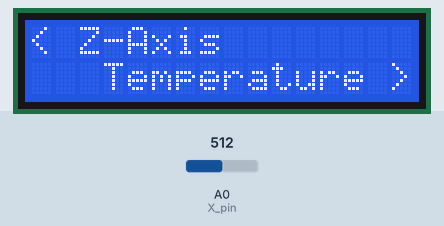
Recording of a sketch running on a simulated Arduino Uno, built with avr-gcc and run on an emulated ATmega328P. Shown: 16×2 character LCD. The inputs (shaded band) are chosen by the test bench; at power-on: A0 (X_pin) = 512.

Above: at 1.2 s.
1.3 s: A0 (X_pin) set to 883
2.8 s: A0 (X_pin) set to 913
At 3.28 s:
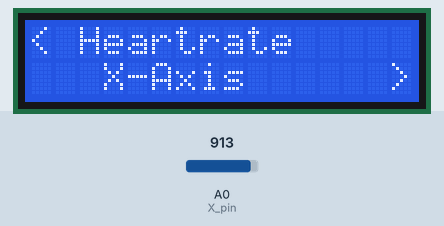
At 5.7 s:
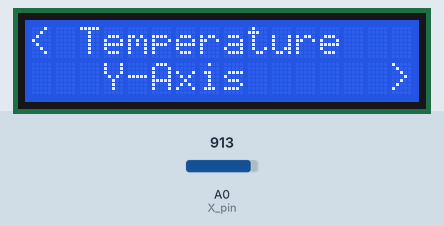
5.8 s: A0 (X_pin) set to 900
7.3 s: A0 (X_pin) set to 1023
At 7.95 s:
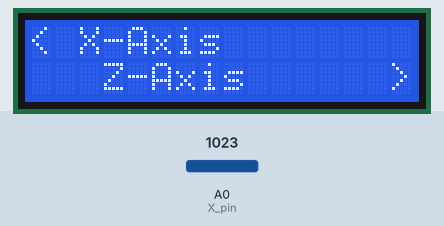
Timing chart, 0 to 10.3 s (numbered marks = the images above; inputs shaded):
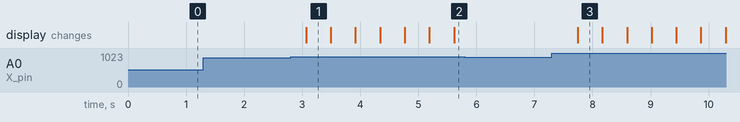

Measured:
- the behaviour switches between 900 and 901 on A0 (X_pin) (found by bisection; images 0 and 1)
- after the input at 1.3 s, every drawn part: stays the same
- after the input at 2.8 s, the display: changes after 0.27 s (image 1)
- after the input at 5.8 s, every drawn part: stays the same
- after the input at 7.3 s, the display: changes after 0.44 s (image 3)
- what the display in image 1 shows lasts 0.4 s, from 3.1 s to 3.5 s

The sketch:

UNO_KEVIN_MENU_JOYSTICK.ino
```cpp
/*UNO-module (VIVES): ontvangen van data van andere arduino via softwarematig aangelegd kanaal op digitale pinnen 10, 11
                      om menu te wijzigen en deze data te splitsen van de seriële data op de USB.
   BELANGRIJK: DIGpin 10 = RX
               DIGpin 11 = TX
               Aansluiting --> pin 10 (uno1) naar pin 11 (uno2)
                               pin 11 (uno1) naar pin 10 (uno2)
               !! Beide uno's op gelijke massa plaatsen !!
  JOYSTICK: aansluiting --> GND - GND
                            5V - 5V
                            VRx - pin 0
  LCD : aansluiting --> GND - GND
  |||I2C communicatie|||Vcc - 5V
                        SDA - SDA
                        SCL - SCL
*/
#include <LiquidCrystal_I2C.h>
#include <Wire.h>
#define I2C_ADDR 0x27
#include <SoftwareSerial.h>

//                         I2C,RS,RW,EN,D4,D5,D6,D7,BL,ACTIVE)
LiquidCrystal_I2C lcd(I2C_ADDR, 2, 1, 0, 4, 5, 6, 7, 3, POSITIVE);

char heartRateMenu [1] = "A";
char tempMenu [1] = "B";
char xMenu [1] = "C";
char yMenu [1] = "D";
char zMenu [1] = "E";
int menuPosition = 0;

SoftwareSerial menuSerial(10, 11); //(RX, TX)

const int X_pin = 0; // analog pin connected to X output

//int xValue = analogRead(X_pin);

void setup()
{
 lcd.begin(16,2);
 //lcd.clear();
 Serial.begin(9600);
 menuSerial.begin(4800);
}

void loop()
{
  int xValue = analogRead(X_pin);

  if (xValue <100)
  {
     menuPosition -= 1;
     if (menuPosition < 0)
     {
        menuPosition = 4;
     }
  } else if (xValue >900)
  {
     menuPosition += 1;
     if (menuPosition > 4)
     {
        menuPosition = 0;
      }
  }

  switch (menuPosition)
  {
    case 0:
      heartrate();
      menuSerial.write(heartRateMenu, 1);
    break;
    case 1:
      temperature();
      menuSerial.write(tempMenu, 1);
    break;
    case 2:
      xAxis();
      menuSerial.write(xMenu, 1);
    break;
    case 3:
      yAxis();
      menuSerial.write(yMenu, 1);
    break;
    default:
      zAxis();
      menuSerial.write(zMenu, 1);
    break;
  }
}

void heartrate()
{
  lcd.clear();
  lcd.setCursor(0, 0);
  lcd.print("< Z-Axis");
  lcd.setCursor(3, 1);
  lcd.print("Temperature");
  lcd.setCursor(15, 1);
  lcd.print(">");
  delay(400);
}
void temperature()
{
  lcd.clear();
  lcd.setCursor(0, 0);
  lcd.print("< Heartrate");
  lcd.setCursor(3, 1);
  lcd.print("X-Axis");
  lcd.setCursor(15, 1);
  lcd.print(">");
  delay(400);
}
void xAxis()
{
  lcd.clear();
  lcd.setCursor(0, 0);
  lcd.print("< Temperature");
  lcd.setCursor(3, 1);
  lcd.print("Y-Axis");
  lcd.setCursor(15, 1);
  lcd.print(">");
  delay(400);
}
void yAxis()
{
  lcd.clear();
  lcd.setCursor(0, 0);
  lcd.print("< X-Axis");
  lcd.setCursor(3, 1);
  lcd.print("Z-Axis");
  lcd.setCursor(15, 1);
  lcd.print(">");
  delay(400);
}
void zAxis()
{
  lcd.clear();
  lcd.setCursor(0, 0);
  lcd.print("< Y-Axis");
  lcd.setCursor(3, 1);
  lcd.print("Heartrate");
  lcd.setCursor(15, 1);
  lcd.print(">");
  delay(400);
}
```
